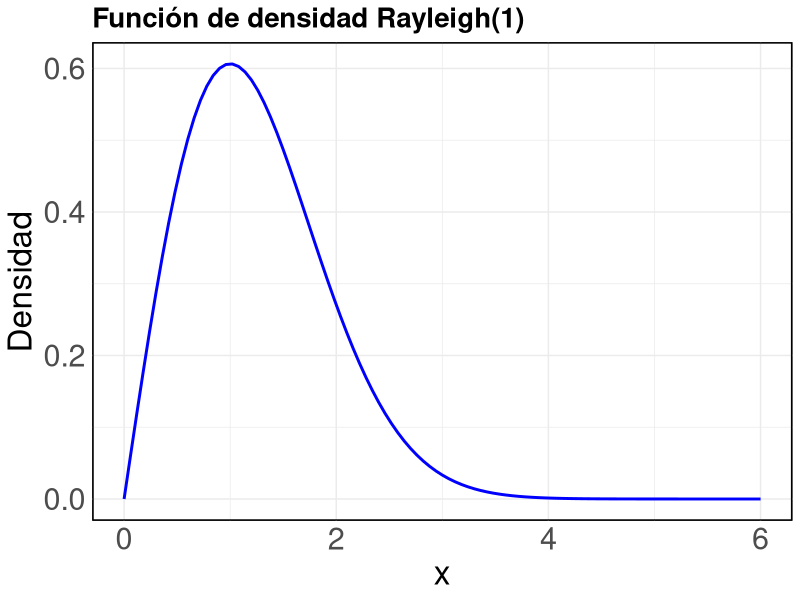
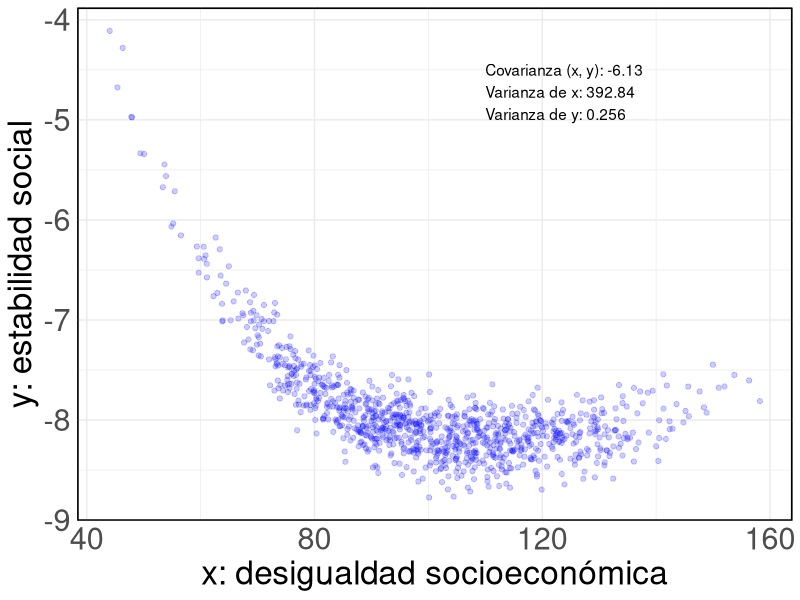

R code for these plots, in order:
## ---- chunk 1
# Load the required library
library(ggplot2)

# Create a ggplot for the Rayleigh(1) distribution PDF
ggplot(data.frame(x = c(0, 6)), aes(x = x)) +
  stat_function(fun = function(x) x * exp(-x^2 / 2), geom = "line", linewidth = 1, color = "blue") +
  labs(
    title = "Función de densidad Rayleigh(1)",
    x = "x",
    y = "Densidad"
  ) +
  theme_minimal() +
  theme(
    plot.title = element_text(face = "bold", size = 20),
    axis.text.y = element_text(size = 22),
    axis.text.x = element_text(size = 22),
    axis.title.y = element_text(size = 24),
    axis.title.x = element_text(size = 24),
    panel.border = element_rect(fill = NA, linewidth = 1),
    strip.text = element_text(size = 22),
    panel.background = element_rect()  # Background color
  )  


## ---- chunk 2
library(tidyverse)
library(ggplot2)

n = 1000
set.seed(321) # Para reproducibilidad

# Generando datos
data <- tibble(x = rnorm(n, 100, 20), y = sqrt(pi) + 10*sin(log(x)) + rnorm(n, 0, 0.2))

# Calculando covarianza y varianzas
cov_xy <- cov(data$x, data$y)
var_x <- var(data$x)
var_y <- var(data$y)

# Crear gráfico
ggplot(data, aes(x = x, y = y)) +
  geom_point(alpha = 0.2, colour = "blue") +
  labs(
    x = "x: desigualdad socioeconómica",
    y = "y: estabilidad social"
  ) +
  theme_minimal() +
  theme(
    plot.title = element_text(face = "bold", size = 20),
    axis.text.y = element_text(size = 22),
    axis.text.x = element_text(size = 22),
    axis.title.y = element_text(size = 24),
    axis.title.x = element_text(size = 24),
    panel.border = element_rect(fill = NA, linewidth = 1),
    strip.text = element_text(size = 22),
    panel.background = element_rect()  # Color de fondo
  ) +
  annotate("text", x = 110, y = Inf, hjust = 0, vjust = 2,
           label = paste("Covarianza (x, y):", round(cov_xy, 2), 
                         "\nVarianza de x:", round(var_x, 2),
                         "\nVarianza de y:", round(var_y, 3)))
